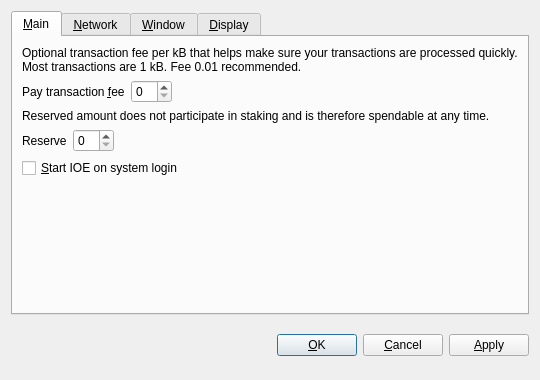
<?xml version="1.0" encoding="UTF-8"?>
<ui version="4.0">
 <class>OptionsDialog</class>
 <widget class="QDialog" name="OptionsDialog">
  <property name="geometry">
   <rect>
    <x>0</x>
    <y>0</y>
    <width>540</width>
    <height>380</height>
   </rect>
  </property>
  <property name="windowTitle">
   <string>Options</string>
  </property>
  <property name="modal">
   <bool>true</bool>
  </property>
  <layout class="QVBoxLayout" name="verticalLayout">
   <item>
    <widget class="QTabWidget" name="tabWidget">
     <property name="tabPosition">
      <enum>QTabWidget::North</enum>
     </property>
     <property name="currentIndex">
      <number>0</number>
     </property>
     <widget class="QWidget" name="tabMain">
      <attribute name="title">
       <string>&amp;Main</string>
      </attribute>
      <layout class="QVBoxLayout" name="verticalLayout_Main">
       <item>
        <widget class="QLabel" name="transactionFeeInfoLabel">
         <property name="text">
          <string>Optional transaction fee per kB that helps make sure your transactions are processed quickly. Most transactions are 1 kB. Fee 0.01 recommended.</string>
         </property>
         <property name="textFormat">
          <enum>Qt::PlainText</enum>
         </property>
         <property name="wordWrap">
          <bool>true</bool>
         </property>
        </widget>
       </item>
       <item>
        <layout class="QHBoxLayout" name="horizontalLayoutFee">
         <item>
          <widget class="QLabel" name="transactionFeeLabel">
           <property name="text">
            <string>Pay transaction &amp;fee</string>
           </property>
           <property name="textFormat">
            <enum>Qt::PlainText</enum>
           </property>
           <property name="buddy">
            <cstring>transactionFee</cstring>
           </property>
          </widget>
         </item>
         <item>
          <widget class="BitcoinAmountField" name="transactionFee"/>
         </item>
         <item>
          <spacer name="horizontalSpacerFee">
           <property name="orientation">
            <enum>Qt::Horizontal</enum>
           </property>
           <property name="sizeHint" stdset="0">
            <size>
             <width>40</width>
             <height>20</height>
            </size>
           </property>
          </spacer>
         </item>
        </layout>
       </item>
       <item>
        <widget class="QLabel" name="reserveBalanceInfoLabel">
         <property name="text">
          <string>Reserved amount does not participate in staking and is therefore spendable at any time.</string>
         </property>
         <property name="textFormat">
          <enum>Qt::PlainText</enum>
         </property>
         <property name="wordWrap">
          <bool>true</bool>
         </property>
        </widget>
       </item>
       <item>
        <layout class="QHBoxLayout" name="horizontalLayoutReserveBalance">
         <item>
          <widget class="QLabel" name="reserveBalanceLabel">
           <property name="text">
            <string>Reserve</string>
           </property>
           <property name="textFormat">
            <enum>Qt::PlainText</enum>
           </property>
           <property name="buddy">
            <cstring>reserveBalance</cstring>
           </property>
          </widget>
         </item>
         <item>
          <widget class="BitcoinAmountField" name="reserveBalance"/>
         </item>
         <item>
          <spacer name="horizontalSpacerReserveBalance">
           <property name="orientation">
            <enum>Qt::Horizontal</enum>
           </property>
           <property name="sizeHint" stdset="0">
            <size>
             <width>40</width>
             <height>20</height>
            </size>
           </property>
          </spacer>
         </item>
        </layout>
       </item>
       <item>
        <widget class="QCheckBox" name="bitcoinAtStartup">
         <property name="toolTip">
          <string>Automatically start IOE after logging in to the system.</string>
         </property>
         <property name="text">
          <string>&amp;Start IOE on system login</string>
         </property>
        </widget>
       </item>
       <item>
        <spacer name="verticalSpacer_Main">
         <property name="orientation">
          <enum>Qt::Vertical</enum>
         </property>
         <property name="sizeHint" stdset="0">
          <size>
           <width>20</width>
           <height>40</height>
          </size>
         </property>
        </spacer>
       </item>
      </layout>
     </widget>
     <widget class="QWidget" name="tabNetwork">
      <attribute name="title">
       <string>&amp;Network</string>
      </attribute>
      <layout class="QVBoxLayout" name="verticalLayout_Network">
       <item>
        <widget class="QCheckBox" name="mapPortUpnp">
         <property name="toolTip">
          <string>Automatically open the IOE client port on the router. This only works when your router supports UPnP and it is enabled.</string>
         </property>
         <property name="text">
          <string>Map port using &amp;UPnP</string>
         </property>
        </widget>
       </item>
       <item>
        <widget class="QCheckBox" name="connectSocks">
         <property name="toolTip">
          <string>Connect to the IOE network through a SOCKS proxy (e.g. when connecting through Tor).</string>
         </property>
         <property name="text">
          <string>&amp;Connect through SOCKS proxy:</string>
         </property>
        </widget>
       </item>
       <item>
        <layout class="QHBoxLayout" name="horizontalLayout_Network">
         <item>
          <widget class="QLabel" name="proxyIpLabel">
           <property name="text">
            <string>Proxy &amp;IP:</string>
           </property>
           <property name="textFormat">
            <enum>Qt::PlainText</enum>
           </property>
           <property name="buddy">
            <cstring>proxyIp</cstring>
           </property>
          </widget>
         </item>
         <item>
          <widget class="QValidatedLineEdit" name="proxyIp">
           <property name="maximumSize">
            <size>
             <width>140</width>
             <height>16777215</height>
            </size>
           </property>
           <property name="toolTip">
            <string>IP address of the proxy (e.g. 127.0.0.1)</string>
           </property>
          </widget>
         </item>
         <item>
          <widget class="QLabel" name="proxyPortLabel">
           <property name="text">
            <string>&amp;Port:</string>
           </property>
           <property name="textFormat">
            <enum>Qt::PlainText</enum>
           </property>
           <property name="buddy">
            <cstring>proxyPort</cstring>
           </property>
          </widget>
         </item>
         <item>
          <widget class="QLineEdit" name="proxyPort">
           <property name="maximumSize">
            <size>
             <width>55</width>
             <height>16777215</height>
            </size>
           </property>
           <property name="toolTip">
            <string>Port of the proxy (e.g. 9050)</string>
           </property>
          </widget>
         </item>
         <item>
          <widget class="QLabel" name="socksVersionLabel">
           <property name="text">
            <string>SOCKS &amp;Version:</string>
           </property>
           <property name="textFormat">
            <enum>Qt::PlainText</enum>
           </property>
           <property name="buddy">
            <cstring>socksVersion</cstring>
           </property>
          </widget>
         </item>
         <item>
          <widget class="QValueComboBox" name="socksVersion">
           <property name="toolTip">
            <string>SOCKS version of the proxy (e.g. 5)</string>
           </property>
          </widget>
         </item>
         <item>
          <spacer name="horizontalSpacer_Network">
           <property name="orientation">
            <enum>Qt::Horizontal</enum>
           </property>
           <property name="sizeHint" stdset="0">
            <size>
             <width>40</width>
             <height>20</height>
            </size>
           </property>
          </spacer>
         </item>
        </layout>
       </item>
       <item>
        <spacer name="verticalSpacer_Network">
         <property name="orientation">
          <enum>Qt::Vertical</enum>
         </property>
         <property name="sizeHint" stdset="0">
          <size>
           <width>20</width>
           <height>40</height>
          </size>
         </property>
        </spacer>
       </item>
      </layout>
     </widget>
     <widget class="QWidget" name="tabWindow">
      <attribute name="title">
       <string>&amp;Window</string>
      </attribute>
      <layout class="QVBoxLayout" name="verticalLayout_Window">
       <item>
        <widget class="QCheckBox" name="minimizeToTray">
         <property name="toolTip">
          <string>Show only a tray icon after minimizing the window.</string>
         </property>
         <property name="text">
          <string>&amp;Minimize to the tray instead of the taskbar</string>
         </property>
        </widget>
       </item>
       <item>
        <widget class="QCheckBox" name="minimizeOnClose">
         <property name="toolTip">
          <string>Minimize instead of exit the application when the window is closed. When this option is enabled, the application will be closed only after selecting Quit in the menu.</string>
         </property>
         <property name="text">
          <string>M&amp;inimize on close</string>
         </property>
        </widget>
       </item>
       <item>
        <spacer name="verticalSpacer_Window">
         <property name="orientation">
          <enum>Qt::Vertical</enum>
         </property>
         <property name="sizeHint" stdset="0">
          <size>
           <width>20</width>
           <height>40</height>
          </size>
         </property>
        </spacer>
       </item>
      </layout>
     </widget>
     <widget class="QWidget" name="tabDisplay">
      <attribute name="title">
       <string>&amp;Display</string>
      </attribute>
      <layout class="QVBoxLayout" name="verticalLayout_Display">
       <item>
        <layout class="QHBoxLayout" name="horizontalLayout_1_Display">
         <item>
          <widget class="QLabel" name="langLabel">
           <property name="text">
            <string>User Interface &amp;language:</string>
           </property>
           <property name="textFormat">
            <enum>Qt::PlainText</enum>
           </property>
           <property name="buddy">
            <cstring>lang</cstring>
           </property>
          </widget>
         </item>
         <item>
          <widget class="QValueComboBox" name="lang">
           <property name="toolTip">
            <string>The user interface language can be set here. This setting will take effect after restarting IOE.</string>
           </property>
          </widget>
         </item>
        </layout>
       </item>
       <item>
        <layout class="QHBoxLayout" name="horizontalLayout_2_Display">
         <item>
          <widget class="QLabel" name="unitLabel">
           <property name="text">
            <string>&amp;Unit to show amounts in:</string>
           </property>
           <property name="textFormat">
            <enum>Qt::PlainText</enum>
           </property>
           <property name="buddy">
            <cstring>unit</cstring>
           </property>
          </widget>
         </item>
         <item>
          <widget class="QValueComboBox" name="unit">
           <property name="toolTip">
            <string>Choose the default subdivision unit to show in the interface and when sending coins.</string>
           </property>
          </widget>
         </item>
        </layout>
       </item>
       <item>
        <widget class="QCheckBox" name="displayAddresses">
         <property name="toolTip">
          <string>Whether to show IOE addresses in the transaction list or not.</string>
         </property>
         <property name="text">
          <string>&amp;Display addresses in transaction list</string>
         </property>
        </widget>
       </item>
       <item>
        <widget class="QCheckBox" name="coinControlFeatures">
         <property name="toolTip">
          <string>Whether to show coin control features or not.</string>
         </property>
         <property name="text">
          <string>Display coin &amp;control features (experts only!)</string>
         </property>
        </widget>
       </item>
       <item>
        <spacer name="verticalSpacer_Display">
         <property name="orientation">
          <enum>Qt::Vertical</enum>
         </property>
         <property name="sizeHint" stdset="0">
          <size>
           <width>20</width>
           <height>40</height>
          </size>
         </property>
        </spacer>
       </item>
      </layout>
     </widget>
    </widget>
   </item>
   <item>
    <layout class="QHBoxLayout" name="horizontalLayout_Buttons">
     <item>
      <spacer name="horizontalSpacer_1">
       <property name="orientation">
        <enum>Qt::Horizontal</enum>
       </property>
       <property name="sizeHint" stdset="0">
        <size>
         <width>40</width>
         <height>48</height>
        </size>
       </property>
      </spacer>
     </item>
     <item>
      <widget class="QLabel" name="statusLabel">
       <property name="font">
        <font>
         <weight>75</weight>
         <bold>true</bold>
        </font>
       </property>
       <property name="text">
        <string/>
       </property>
       <property name="textFormat">
        <enum>Qt::PlainText</enum>
       </property>
       <property name="wordWrap">
        <bool>true</bool>
       </property>
      </widget>
     </item>
     <item>
      <spacer name="horizontalSpacer_2">
       <property name="orientation">
        <enum>Qt::Horizontal</enum>
       </property>
       <property name="sizeHint" stdset="0">
        <size>
         <width>40</width>
         <height>48</height>
        </size>
       </property>
      </spacer>
     </item>
     <item>
      <widget class="QPushButton" name="okButton">
       <property name="text">
        <string>&amp;OK</string>
       </property>
      </widget>
     </item>
     <item>
      <widget class="QPushButton" name="cancelButton">
       <property name="text">
        <string>&amp;Cancel</string>
       </property>
       <property name="autoDefault">
        <bool>false</bool>
       </property>
      </widget>
     </item>
     <item>
      <widget class="QPushButton" name="applyButton">
       <property name="text">
        <string>&amp;Apply</string>
       </property>
       <property name="autoDefault">
        <bool>false</bool>
       </property>
      </widget>
     </item>
    </layout>
   </item>
  </layout>
 </widget>
 <customwidgets>
  <customwidget>
   <class>BitcoinAmountField</class>
   <extends>QSpinBox</extends>
   <header>bitcoinamountfield.h</header>
  </customwidget>
  <customwidget>
   <class>QValueComboBox</class>
   <extends>QComboBox</extends>
   <header>qvaluecombobox.h</header>
  </customwidget>
  <customwidget>
   <class>QValidatedLineEdit</class>
   <extends>QLineEdit</extends>
   <header>qvalidatedlineedit.h</header>
  </customwidget>
 </customwidgets>
 <resources/>
 <connections/>
</ui>
